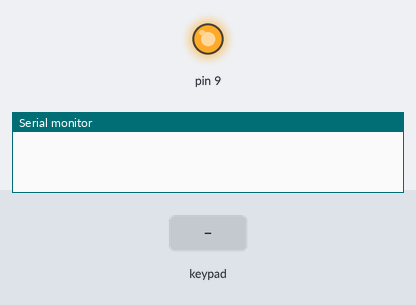
Recording of a sketch running on a simulated Arduino Uno, built with avr-gcc and run on an emulated ATmega328P. On the bench: output pins drawn as LEDs (lit = HIGH), the last lines printed to the serial monitor. Inputs (shaded band) come from the test bench.

Above: at 1.2 s.
1.3 s: keypad keys 8 7 6 5 pressed 0.4 s apart
At 3.7 s:
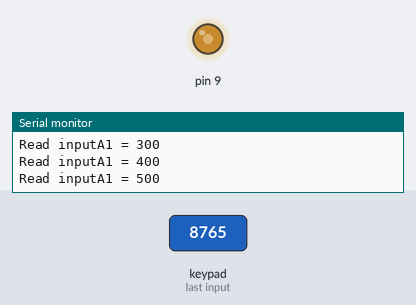
4.4 s: key '3' pressed
At 5.4 s:
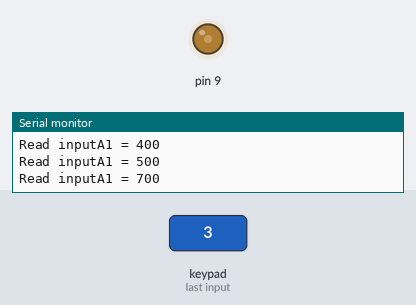
5.9 s: key '0' pressed
At 6.3 s:
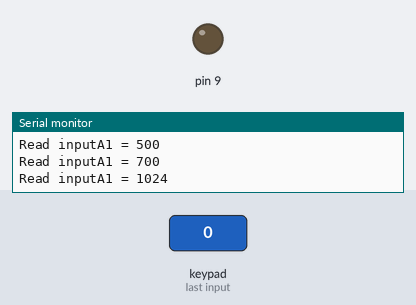
7.4 s: key '5' pressed
At 8.6 s:
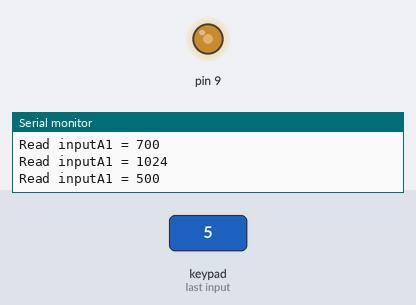
8.9 s: key '8' pressed
At 10.0 s:
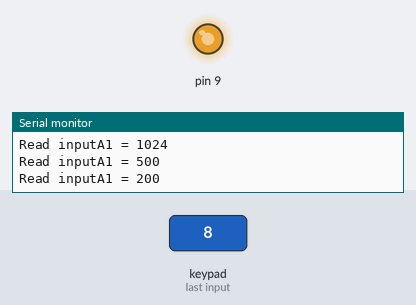
10.4 s: keypad keys 8 7 6 5 # pressed 0.4 s apart
At 13.4 s:
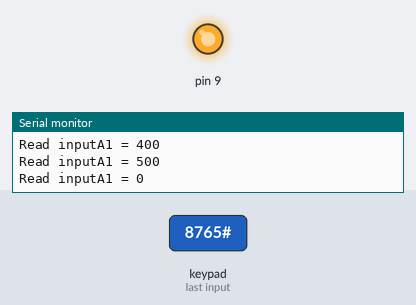
Timing chart, 0 to 14.9 s (numbered marks = the images above; inputs shaded):
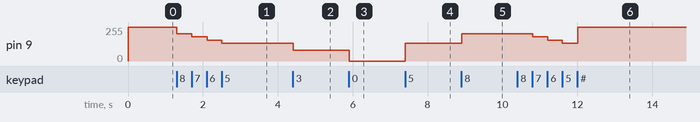

Measured:
- after the input at 1.3 s, pin 9: 255/255 → 206/255 at once, → 181/255 0.40 s later, → 156/255 0.40 s later, → 132/255 0.39 s later
- after the input at 4.4 s, pin 9: 132/255 → 82/255 at once
- after the input at 5.9 s, pin 9: 82/255 → 0/255 at once
- after the input at 7.4 s, pin 9: 0/255 → 132/255 at once
- after the input at 8.9 s, pin 9: 132/255 → 206/255 at once
- after the input at 10.4 s, pin 9: 206/255 → 181/255 after 0.41 s, → 156/255 0.40 s later, → 132/255 0.39 s later, → 255/255 0.40 s later

The sketch:

arduino_push_keypad_pwm.ino
```cpp
#include <Keypad.h>

float xxx;
unsigned long pwm1;

const byte ROWS = 4; //four rows
const byte COLS = 3; //three columns
int inputA1;

char keys[ROWS][COLS] = {
  {'1','2','3'},
  {'4','5','6'},
  {'7','8','9'},
  {'*','0','#'}
};
byte rowPins[ROWS] = {8, 7, 6, 5}; //connect to the row pinouts of the keypad
byte colPins[COLS] = {4, 3, 2}; //connect to the column pinouts of the keypad

//Create an object of keypad
Keypad keypad = Keypad( makeKeymap(keys), rowPins, colPins, ROWS, COLS );

void setup(){
  pinMode(9, OUTPUT);
TCCR1A = _BV(COM1A1) | _BV(COM1B1) | _BV(COM1B0) | _BV(WGM11);
TCCR1B = _BV(WGM13) | _BV(CS11);

  Serial.begin(9600);
}

void loop(){


  char key = keypad.getKey();// Read the key

  if(key == '0'){ //เมื่อ กด 0 เข้าเงื่อนไขนี้
      inputA1 = 1024; // แทนค่า inputA1 ด้วย 1024 ที่ทำให้ PWM มี dutycycle 5 %
      Serial.println(String("Read inputA1 = ")+ inputA1);
  }
  if(key == '1'){ //เมื่อ กด 1 เข้าเงื่อนไขนี้
      inputA1 = 900; // แทนค่า inputA1 ด้วย 900 ที่ทำให้ PWM มี dutycycle 10 %
      Serial.println(String("Read inputA1 = ")+ inputA1);
  }
  if(key == '2'){ //เมื่อ กด 2 เข้าเงื่อนไขนี้
      inputA1 = 800; // แทนค่า inputA1 ด้วย 800 ที่ทำให้ PWM มี dutycycle 15 %
      Serial.println(String("Read inputA1 = ")+ inputA1);
  }
  if(key == '3'){ //เมื่อ กด 3 เข้าเงื่อนไขนี้
      inputA1 = 700; // แทนค่า inputA1 ด้วย 700 ที่ทำให้ PWM มี dutycycle 20 %
      Serial.println(String("Read inputA1 = ")+ inputA1);
  }
  if(key == '4'){ //เมื่อ กด 4 เข้าเงื่อนไขนี้
      inputA1 = 600; // แทนค่า inputA1 ด้วย 600 ที่ทำให้ PWM มี dutycycle 30 %
      Serial.println(String("Read inputA1 = ")+ inputA1);
  }
  if(key == '5'){ //เมื่อ กด 5 เข้าเงื่อนไขนี้
      inputA1 = 500; // แทนค่า inputA1 ด้วย 500 ที่ทำให้ PWM มี dutycycle 40 %
      Serial.println(String("Read inputA1 = ")+ inputA1);
  }
  if(key == '6'){ //เมื่อ กด 6 เข้าเงื่อนไขนี้
      inputA1 = 400; // แทนค่า inputA1 ด้วย 400 ที่ทำให้ PWM มี dutycycle 50 %
      Serial.println(String("Read inputA1 = ")+ inputA1);
  }
  if(key == '7'){ //เมื่อ กด 7 เข้าเงื่อนไขนี้
      inputA1 = 300; // แทนค่า inputA1 ด้วย 300 ที่ทำให้ PWM มี dutycycle 60 %
      Serial.println(String("Read inputA1 = ")+ inputA1);
  }
  if(key == '8'){ //เมื่อ กด 8 เข้าเงื่อนไขนี้
      inputA1 = 200; // แทนค่า inputA1 ด้วย 200 ที่ทำให้ PWM มี dutycycle 70 %
      Serial.println(String("Read inputA1 = ")+ inputA1);
  }
  if(key == '9'){ //เมื่อ กด 9 เข้าเงื่อนไขนี้
      inputA1 = 100; // แทนค่า inputA1 ด้วย 100 ที่ทำให้ PWM มี dutycycle 80 %
      Serial.println(String("Read inputA1 = ")+ inputA1);
  }
  if(key == '*'){ //เมื่อ กด * เข้าเงื่อนไขนี้
      inputA1 = 50; // แทนค่า inputA1 ด้วย 50 ที่ทำให้ PWM มี dutycycle 90 %
      Serial.println(String("Read inputA1 = ")+ inputA1);
  }
  if(key == '#'){ //เมื่อ กด # เข้าเงื่อนไขนี้
      inputA1 = 0; // แทนค่า inputA1 ด้วย 0 ที่ทำให้ PWM มี dutycycle 100 %
      Serial.println(String("Read inputA1 = ")+ inputA1);
 }

 ICR1 = 62.5;
pwm1 = inputA1;

xxx = float(pwm1);

xxx = xxx * ICR1;

xxx = xxx / 512;

OCR1A = int(62.5-(xxx/2));
}
```
